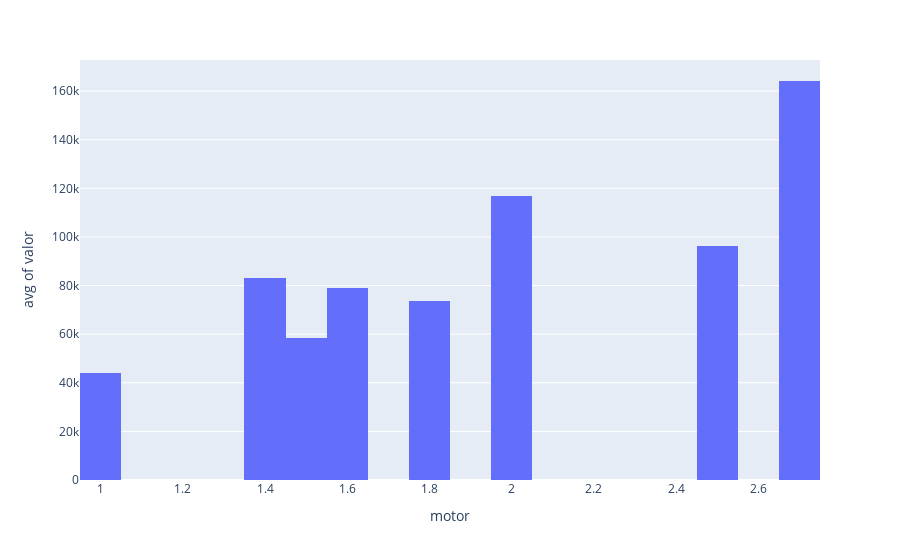

The notebook cell saved with this chart:
### Code cell
# Motor
# Botar em ordem (FAIL)
# Podemos representar isso em um gráfico de barras
display(df.groupby('motor').mean('valor').sort_values('valor',ascending=False))

# Ordenar 'motor' em ordem descrescente
df['motor'] = df['motor'].astype('float')
ordem = df['motor'].sort_values(ascending=False).unique()

#Plotando gráfico:
fig = px.histogram(df,x='motor',y='valor',histfunc='avg',category_orders={'motor': ordem})
fig.show()

### Figure 1 — Plotly figure (JSON) as saved in the notebook; plotly's stock layout.template omitted (floating-point values rounded to 4 significant figures; data arrays with more than 128 entries replaced by an {"elided": "..."} marker saying what was removed)
{"data": [{"alignmentgroup": "True", "bingroup": "x", "histfunc": "avg", "hovertemplate": "motor=%{x}<br>avg of valor=%{y}<extra></extra>", "legendgroup": "", "marker": {"color": "#636efa", "pattern": {"shape": ""}}, "name": "", "offsetgroup": "", "orientation": "v", "showlegend": false, "type": "histogram", "x": {"elided": "1704 float values"}, "xaxis": "x", "y": {"elided": "1704 int values"}, "yaxis": "y"}], "layout": {"barmode": "relative", "legend": {"tracegroupgap": 0}, "margin": {"t": 60}, "xaxis": {"anchor": "y", "categoryarray": [2.7, 2.5, 2, 1.8, 1.6, 1.5, 1.4, 1], "categoryorder": "array", "domain": [0, 1], "title": {"text": "motor"}}, "yaxis": {"anchor": "x", "domain": [0, 1], "title": {"text": "avg of valor"}}}}
